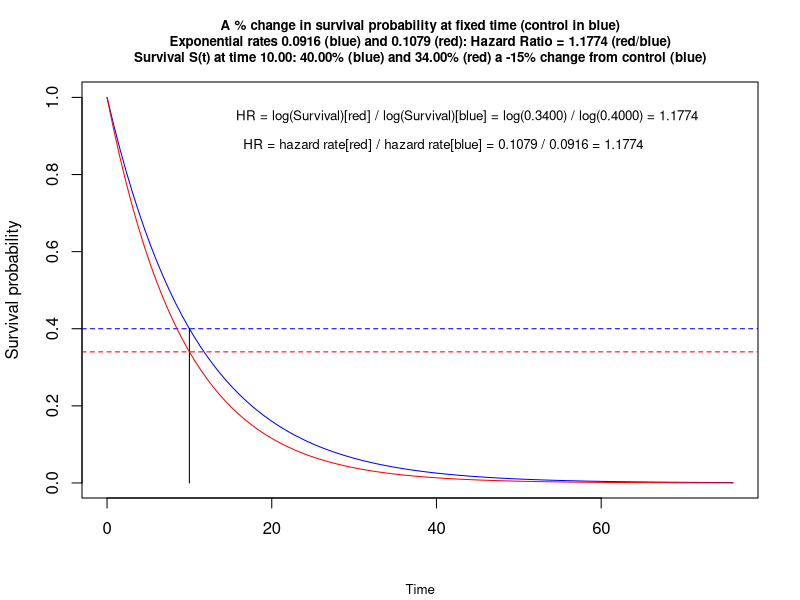

The R script that drew this image: (Note: this script raises an error after producing the figure.)

rm(list=ls())
# rounding functions
p2 <- function(x) {formatC(x, format="f", digits=2)}
p3 <- function(x) {formatC(x, format="f", digits=3)}
p4 <- function(x) {formatC(x, format="f", digits=4)}

# https://stackoverflow.com/questions/3245862/format-numbers-to-significant-figures-nicely-in-r
formatz <- function(x){
  
  if (!is.na(x)  ) {
    
    formatC(signif(x,digits=5), digits=5,format="fg", flag="#",big.mark=",")
    
  }
  
}

formatz0 <- function(x){
  sprintf(x, fmt = '%s')  
}
formatz1 <- function(x){
  sprintf(x, fmt = '%#.1f')  
}
formatz2 <- function(x){
  sprintf(x, fmt = '%#.2f')  
}
formatz00 <- function(x){
  round(x,0) 
}
formatz4 <- function(x){
  sprintf(x, fmt = '%#.4f')  
}

#@@@@@@@@@@@@@@@@@@@@@@@@@@@@@@@@@@@@@@@@@@@@@@@@@@@@@@@@@@@@@@@@@@@@@@@@@@@@@@@@@@@@@@@@@@@@@@@@@@@@
# function % change in survival 
#@@@@@@@@@@@@@@@@@@@@@@@@@@@@@@@@@@@@@@@@@@@@@@@@@@@@@@@@@@@@@@@@@@@@@@@@@@@@@@@@@@@@@@@@@@@@@@@@@@@@# 
#you are given a percentile and time t, then you are given a % change in survival at time t

# blue control
# red treatment

survplot1 <- function( CSurvProp=.4, time1=1, surv.perc.change.improvement=5 ) {  #
  
    #~~~~~~~~~~~~~~~~~~~~~~~~~~~~~~~~~~~~~~~~~~~~~~~~~~~~~~~~~~~~~~~~~~~~~~~~~~~~~~
    # function to plot weibull distribution, shape will always be 1 for exponential
    zp <- function(x, shape, scale)
    pweibull(x, shape=shape, scale=scale, lower.tail=F)
    #~~~~~~~~~~~~~~~~~~~~~~~~~~~~~~~~~~~~~~~~~~~~~~~~~~~~~~~~~~~~~~~~~~~~~~~~~~~~~~
    # control group
    #~~~~~~~~~~~~~~~~~~~~~~~~~~~~~~~~~~~~~~~~~~~~~~~~~~~~~~~~~~~~~~~~~~~~~~~~~~~~~~
    p <-  CSurvProp                                      # percentile survival
    lambda <- -(log(p))/time1                            # constant hazard in control group
    #~~~~~~~~~~~~~~~~~~~~~~~~~~~~~~~~~~~~~~~~~~~~~~~~~~~~~~~~~~~~~~~~~~~~~~~~~~~~~~
    # now the treated group
    #~~~~~~~~~~~~~~~~~~~~~~~~~~~~~~~~~~~~~~~~~~~~~~~~~~~~~~~~~~~~~~~~~~~~~~~~~~~~~~
    i <- 1 + surv.perc.change.improvement/100            # convert % to multiplication factor
    p2 <- (p*i)                                          # apply factor, hypothesized percentile survival in treatment
    p2 <- ifelse(p2>=1, 0.99, p2)                        # ensure within 0-1
    p2 <- ifelse(p2<=0, 0.01, p2)                        # ensure within 0-1
    
    lambda2 <- -log(p2)/time1                            # constant hazard in treatment grp
    
    hr <- lambda2/lambda                                 # hazard ratio, treat / ctrl
    
    surv2 <- 1 - exp(-lambda* time1* hr )                # e^-lambda*t, not used!
    #~~~~~~~~~~~~~~~~~~~~~~~~~~~~~~~~~~~~~~~~~~~~~~~~~~~~~~~~~~~~~~~~~~~~~~~~~~~~~~
    # plotting 
    #~~~~~~~~~~~~~~~~~~~~~~~~~~~~~~~~~~~~~~~~~~~~~~~~~~~~~~~~~~~~~~~~~~~~~~~~~~~~~~
    end <- ceiling(-(log(1-.999)/ lambda))               # for plotting out to 999th percentile
    
    curve(zp(x, shape=1, scale=1/lambda), from=0, to=end, 
          main=paste0("A % change in survival probability at fixed time (control in blue)\n Exponential rates ",
                      formatz4(lambda),         " (blue) and ",
                      formatz4(lambda2),        " (red): Hazard Ratio = ",
                      formatz4(hr), " (red/blue) \nSurvival S(t) at time ",
                      formatz2(time1),             ": ",
                      formatz2(p*100),          "% (blue) and ", 
                      formatz2((p2)*100 ), "% (red) a ",surv.perc.change.improvement, "% change from control (blue)"), 
          cex.main = .8,
          ylab='Survival probability', xlab='', col="blue", 
          sub= "Time" ,  cex.sub=.8)
    #~~~~~~~~~~~~~~~~~~~~~~~~~~~~~~~~~~~~~~~~~~~~~~~~~~~~~
    abline(h=p , col='blue' , lty=2)                 # line showing survival percentile in ctrl
    pp <- ifelse(p<p2,p2,p)                          # v line extends to higher curve
    lines(c(time1 ,time1), c(0 , pp) , col='black')  # vertical line
    #~~~~~~~~~~~~~~~~~~~~~~~~~~~~~~~~~~~~~~~~~~~~~~~~~~~~~
    curve(zp(x, shape=1, scale=1/lambda2), from=0, to=end,     
    ylab='Survival probability', xlab='Time', col="red", add=TRUE)
    abline(h=p2 , col='red' , lty=2)                 #  line showing survival percentile in treat
    #~~~~~~~~~~~~~~~~~~~~~~~~~~~~~~~~~~~~~~~~~~~~~~~~~~~~~
    text(x = end*.575, y = .95,  
         paste0("HR = log(Survival)[red] / log(Survival)[blue] = log(",
                formatz4(p2),                   ") / log(",
                formatz4(p),                 ") = ", 
                formatz4( log(p2)/log(p) ), ""),   # treat/ctrl
         col = "black", 
         cex = .8)
    #~~~~~~~~~~~~~~~~~~~~~~~~~~~~~~~~~~~~~~~~~~~~~~~~~~~~~
    text(x = end*.537, y = .875,  
         paste0(expression("HR = hazard rate[red] / hazard rate[blue] = "),  # treat / ctrl
                formatz4(lambda2),         " / ",
                formatz4(lambda),        " = ",
                formatz4(hr), ""
         ),
         col = "black", 
         cex = .8)
    #~~~~~~~~~~~~~~~~~~~~~~~~~~~~~~~~~~~~~~~~~~~~~~~~~~~~~
    
}
    

survplot1(  CSurvProp=.4, time1=10, surv.perc.change.improvement=-15 ) # %15 worse, red lower

# checking
SF(find="Surv time",             p_survival=.4,  hazard_rate=.0916) 
SF(find="Survival probability",  hazard_rate=.1079, time=10) 
SF(find="Hazard_Rate",           p_survival=.34,  time=10) 
SF(find="Hazard_Rate",           p_survival=.4,  time=10) 

survplot1(  CSurvProp=.5, time1=23, surv.perc.change.improvement= 15 )    # 15% better, red higher
     
#@@@@@@@@@@@@@@@@@@@@@@@@@@@@@@@@@@@@@@@@@@@@@@@@@@@@@@@@@@@@@@@@@@@@@@@@@@@@@@@@@@@@@@@@@@@@@@@@@@@@
# function 2 ARR given  prob survival at fixed time
#@@@@@@@@@@@@@@@@@@@@@@@@@@@@@@@@@@@@@@@@@@@@@@@@@@@@@@@@@@@@@@@@@@@@@@@@@@@@@@@@@@@@@@@@@@@@@@@@@@@@
# blue control, # red treatment

survplot2<- function( CSurvProp=.4, time1=1, ARR=5 ) {  #
  
  #~~~~~~~~~~~~~~~~~~~~~~~~~~~~~~~~~~~~~~~~~~~~~~~~~~~~~~~~~~~~~~~~~~~~~~~~~~~~~~
  # function to plot weibull distribution, shape will always be 1 for exponential
  zp <- function(x, shape, scale)
    pweibull(x, shape=shape, scale=scale, lower.tail=F)
  #~~~~~~~~~~~~~~~~~~~~~~~~~~~~~~~~~~~~~~~~~~~~~~~~~~~~~~~~~~~~~~~~~~~~~~~~~~~~~~
  # control group
  #~~~~~~~~~~~~~~~~~~~~~~~~~~~~~~~~~~~~~~~~~~~~~~~~~~~~~~~~~~~~~~~~~~~~~~~~~~~~~~
  p <-  CSurvProp                                      # percentile survival
  lambda <- -(log(p))/time1                            # constant hazard in control group
  #~~~~~~~~~~~~~~~~~~~~~~~~~~~~~~~~~~~~~~~~~~~~~~~~~~~~~~~~~~~~~~~~~~~~~~~~~~~~~~
  # now the treated group
  #~~~~~~~~~~~~~~~~~~~~~~~~~~~~~~~~~~~~~~~~~~~~~~~~~~~~~~~~~~~~~~~~~~~~~~~~~~~~~~
  p2 <- (p+ARR/100)                                        # apply factor, hypothesized percentile survival in treatment
  p2 <- ifelse(p2>=1, 0.99, p2)                        # ensure within 0-1
  p2 <- ifelse(p2<=0, 0.01, p2)                        # ensure within 0-1
  
  lambda2 <- -log(p2)/time1                            # constant hazard in treatment grp
  
  hr <- lambda2/lambda                                 # hazard ratio, treat / ctrl
  
  surv2 <- 1 - exp(-lambda* time1* hr )                # e^-lambda*t, not used!
  #~~~~~~~~~~~~~~~~~~~~~~~~~~~~~~~~~~~~~~~~~~~~~~~~~~~~~~~~~~~~~~~~~~~~~~~~~~~~~~
  # plotting 
  #~~~~~~~~~~~~~~~~~~~~~~~~~~~~~~~~~~~~~~~~~~~~~~~~~~~~~~~~~~~~~~~~~~~~~~~~~~~~~~
  end <- ceiling(-(log(1-.999)/ lambda))               # for plotting out to 999th percentile
  
  curve(zp(x, shape=1, scale=1/lambda), from=0, to=end, 
        main=paste0("A absolute change in % survival probability at fixed time (control in blue)\n Exponential rates ",
                    formatz4(lambda),         " (blue) and ",
                    formatz4(lambda2),        " (red): Hazard Ratio = ",
                    formatz4(hr), " (red/blue) \nSurvival S(t) at time ",
                    formatz2(time1),             ": ",
                    formatz2(p*100),          "% (blue) and ", 
                    formatz2((p2)*100 ), "% (red) a ",ARR, "% absolute change in survival from control (blue)"), 
        cex.main = .8,
        ylab='Survival probability', xlab='', col="blue", 
        sub= "Time" ,  cex.sub=.8)
  #~~~~~~~~~~~~~~~~~~~~~~~~~~~~~~~~~~~~~~~~~~~~~~~~~~~~~
  abline(h=p , col='blue' , lty=2)                 # line showing survival percentile in ctrl
  pp <- ifelse(p<p2,p2,p)                          # v line extends to higher curve
  lines(c(time1 ,time1), c(0 , pp) , col='black')  # vertical line
  #~~~~~~~~~~~~~~~~~~~~~~~~~~~~~~~~~~~~~~~~~~~~~~~~~~~~~
  curve(zp(x, shape=1, scale=1/lambda2), from=0, to=end,     
        ylab='Survival probability', xlab='Time', col="red", add=TRUE)
  abline(h=p2 , col='red' , lty=2)                 #  line showing survival percentile in treat
  #~~~~~~~~~~~~~~~~~~~~~~~~~~~~~~~~~~~~~~~~~~~~~~~~~~~~~
  text(x = end*.575, y = .95,  
       paste0("HR = log(Survival)[red] / log(Survival)[blue] = log(",
              formatz4(p2),                   ") / log(",
              formatz4(p),                 ") = ", 
              formatz4( log(p2)/log(p) ), ""),   # treat/ctrl
       col = "black", 
       cex = .8)
  #~~~~~~~~~~~~~~~~~~~~~~~~~~~~~~~~~~~~~~~~~~~~~~~~~~~~~
  text(x = end*.537, y = .875,  
       paste0(expression("HR = hazard rate[red] / hazard rate[blue] = "),  # treat / ctrl
              formatz4(lambda2),         " / ",
              formatz4(lambda),        " = ",
              formatz4(hr), ""
       ),
       col = "black", 
       cex = .8)
  #~~~~~~~~~~~~~~~~~~~~~~~~~~~~~~~~~~~~~~~~~~~~~~~~~~~~~
  
}

survplot2(  CSurvProp=.4, time1=10, ARR=1 ) #

survplot2(  CSurvProp=.4, time1=10, ARR=-15 ) #


#@@@@@@@@@@@@@@@@@@@@@@@@@@@@@@@@@@@@@@@@@@@@@@@@@@@@@@@@@@@@@@@@@@@@@@@@@@@@@@@@@@@@@@@@@@@@@@@@@@@@
# function 3 given survival percentile, time and HR 
#@@@@@@@@@@@@@@@@@@@@@@@@@@@@@@@@@@@@@@@@@@@@@@@@@@@@@@@@@@@@@@@@@@@@@@@@@@@@@@@@@@@@@@@@@@@@@@@@@@@@
# blue control, red treatment

survplot3<- function( CSurvProp=.4, time1=1, HR=2 ) {  #
  
  #~~~~~~~~~~~~~~~~~~~~~~~~~~~~~~~~~~~~~~~~~~~~~~~~~~~~~~~~~~~~~~~~~~~~~~~~~~~~~~
  # function to plot weibull distribution, shape will always be 1 for exponential
  zp <- function(x, shape, scale)
    pweibull(x, shape=shape, scale=scale, lower.tail=F)
  #~~~~~~~~~~~~~~~~~~~~~~~~~~~~~~~~~~~~~~~~~~~~~~~~~~~~~~~~~~~~~~~~~~~~~~~~~~~~~~
  # control group
  #~~~~~~~~~~~~~~~~~~~~~~~~~~~~~~~~~~~~~~~~~~~~~~~~~~~~~~~~~~~~~~~~~~~~~~~~~~~~~~
  p <-  CSurvProp                                      # percentile survival
  lambda <- -(log(p))/time1                            # constant hazard in control group
  #~~~~~~~~~~~~~~~~~~~~~~~~~~~~~~~~~~~~~~~~~~~~~~~~~~~~~~~~~~~~~~~~~~~~~~~~~~~~~~
  # now the treated group
  #~~~~~~~~~~~~~~~~~~~~~~~~~~~~~~~~~~~~~~~~~~~~~~~~~~~~~~~~~~~~~~~~~~~~~~~~~~~~~~
  lambda2 <- HR*lambda                                 # constant hazard in treatment grp
  p2 <- exp(-lambda2* time1 )                          # same result as line below
  p2 <- exp(-lambda*  time1* HR )                      
  hr <- HR
  #~~~~~~~~~~~~~~~~~~~~~~~~~~~~~~~~~~~~~~~~~~~~~~~~~~~~~~~~~~~~~~~~~~~~~~~~~~~~~~
  # plotting 
  #~~~~~~~~~~~~~~~~~~~~~~~~~~~~~~~~~~~~~~~~~~~~~~~~~~~~~~~~~~~~~~~~~~~~~~~~~~~~~~
  end <- ceiling(-(log(1-.999)/ lambda))               # for plotting out to 999th percentile
  
  curve(zp(x, shape=1, scale=1/lambda), from=0, to=end, 
        main=paste0("Effect of hazard ratio (HR) of " ,HR," on control in blue, given control survival probability of ",CSurvProp," at time ",time1, "\n Calculated exponential rates ",
                    formatz4(lambda),         " (blue) and ",
                    formatz4(lambda2),        " (red): Hazard Ratio = ",
                    formatz2(hr), " (red/blue) \nSurvival S(t) at time ",
                    formatz2(time1),             ": ",
                    formatz2(p*100),          "% (blue) and ", 
                    formatz2((p2)*100 ), "% (red)"), 
        cex.main = .8,
        ylab='Survival probability', xlab='', col="blue", 
        sub= "Time" ,  cex.sub=.8)
  #~~~~~~~~~~~~~~~~~~~~~~~~~~~~~~~~~~~~~~~~~~~~~~~~~~~~~
  abline(h=p , col='blue' , lty=2)                 # line showing survival percentile in ctrl
  pp <- ifelse(p<p2,p2,p)                          # v line extends to higher curve
  lines(c(time1 ,time1), c(0 , pp) , col='black')  # vertical line
  #~~~~~~~~~~~~~~~~~~~~~~~~~~~~~~~~~~~~~~~~~~~~~~~~~~~~~
  curve(zp(x, shape=1, scale=1/lambda2), from=0, to=end,     
        ylab='Survival probability', xlab='Time', col="red", add=TRUE)
  abline(h=p2 , col='red' , lty=2)                 #  line showing survival percentile in treat
  #~~~~~~~~~~~~~~~~~~~~~~~~~~~~~~~~~~~~~~~~~~~~~~~~~~~~~
  text(x = end*.575, y = .95,  
       paste0("HR = log(Survival)[red] / log(Survival)[blue] = log(",
              formatz4(p2),                   ") / log(",
              formatz4(p),                 ") = ", 
              formatz2( log(p2)/log(p) ), ""),   # treat/ctrl
       col = "black", 
       cex = .8)
  #~~~~~~~~~~~~~~~~~~~~~~~~~~~~~~~~~~~~~~~~~~~~~~~~~~~~~
  text(x = end*.537, y = .875,  
       paste0(expression("HR = hazard rate[red] / hazard rate[blue] = "),  # treat / ctrl
              formatz4(lambda2),         " / ",
              formatz4(lambda),        " = ",
              formatz2(hr), ""
       ),
       col = "black", 
       cex = .8)
  #~~~~~~~~~~~~~~~~~~~~~~~~~~~~~~~~~~~~~~~~~~~~~~~~~~~~~
  
}

survplot3( CSurvProp=.4, time1=1, HR=2 )  
survplot3( CSurvProp=.6, time1=9, HR=.8 )  
survplot3( CSurvProp=.5, time1=6, HR=2/3 )  
#@@@@@@@@@@@@@@@@@@@@@@@@@@@@@@@@@@@@@@@@@@@@@@@@@@@@@@@@@@@@@@@@@@@@@@@@@@@@@@@@@@@@@@@@@@@@@@@@@@@@
# function 4  
#@@@@@@@@@@@@@@@@@@@@@@@@@@@@@@@@@@@@@@@@@@@@@@@@@@@@@@@@@@@@@@@@@@@@@@@@@@@@@@@@@@@@@@@@@@@@@@@@@@@@
# blue control, red treatment


# ACT absolute change in time

# blue control
# red treatment

survplot4 <- function( CSurvProp=.4, time1=1, surv.perc.change.improvement=50 ) {  #
  
  #~~~~~~~~~~~~~~~~~~~~~~~~~~~~~~~~~~~~~~~~~~~~~~~~~~~~~~~~~~~~~~~~~~~~~~~~~~~~~~
  # function to plot weibull distribution, shape will always be 1 for exponential
  zp <- function(x, shape, scale)
    pweibull(x, shape=shape, scale=scale, lower.tail=F)
  #~~~~~~~~~~~~~~~~~~~~~~~~~~~~~~~~~~~~~~~~~~~~~~~~~~~~~~~~~~~~~~~~~~~~~~~~~~~~~~
  # control group
  #~~~~~~~~~~~~~~~~~~~~~~~~~~~~~~~~~~~~~~~~~~~~~~~~~~~~~~~~~~~~~~~~~~~~~~~~~~~~~~
  p <-  CSurvProp                                      # percentile survival
  lambda <- -(log(p))/time1                            # constant hazard in control group
  #~~~~~~~~~~~~~~~~~~~~~~~~~~~~~~~~~~~~~~~~~~~~~~~~~~~~~~~~~~~~~~~~~~~~~~~~~~~~~~
  # now the treated group
  #~~~~~~~~~~~~~~~~~~~~~~~~~~~~~~~~~~~~~~~~~~~~~~~~~~~~~~~~~~~~~~~~~~~~~~~~~~~~~~
  i <- 1 + surv.perc.change.improvement/100            # convert % to multiplication factor
  time2 <- (time1*i)                                   # apply factor, hypothesized % survival change in treatment
  lambda2 <- -log(p)/time2                             # constant hazard in treatment grp
  
  hr <- lambda2/lambda                                 # hazard ratio, treat / ctrl
  
  surv2 <- 1 - exp(-lambda* time1* hr )                # e^-lambda*t, not used!
  #~~~~~~~~~~~~~~~~~~~~~~~~~~~~~~~~~~~~~~~~~~~~~~~~~~~~~~~~~~~~~~~~~~~~~~~~~~~~~~
  # plotting 
  #~~~~~~~~~~~~~~~~~~~~~~~~~~~~~~~~~~~~~~~~~~~~~~~~~~~~~~~~~~~~~~~~~~~~~~~~~~~~~~
  end <- ceiling(-(log(1-.999)/ lambda))               # for plotting out to 999th percentile
  
  curve(zp(x, shape=1, scale=1/lambda), from=0, to=end, 
        main=paste0("A % change in survival at fixed survival probability (control in blue)\n Exponential rates ",
                    formatz4(lambda),         " (blue) and ",
                    formatz4(lambda2),        " (red): Hazard Ratio = ",
                    formatz4(hr), " (red/blue) \nTime at survival quantile ",
                    formatz2(p*100),             "%: ",
                    formatz2(time1),          " (blue) and ", 
                    formatz2(time2 ), " (red) a ",surv.perc.change.improvement, "% change with reference to control (blue)"), 
        cex.main = .8,
        ylab='Survival probability', xlab='', col="blue", 
        sub= "Time\n*In the case of exponential distributions, the reciprocal of the ratio of medians (or any other quantile) gives e(b). \nFor example, if we want to detect a 50% increase in median survival time, we would set e(Beta) = 2/3" , cex.sub=.8)
  #~~~~~~~~~~~~~~~~~~~~~~~~~~~~~~~~~~~~~~~~~~~~~~~~~~~~~
  abline(h=p , col='blue' , lty=2)                 # line showing survival percentile in ctrl
  pp <- ifelse(p<p2,p2,p)                          # v line extends to higher curve
  lines(c(time1 ,time1), c(0 , p) , col='blue', lty=2)  # vertical line
  #~~~~~~~~~~~~~~~~~~~~~~~~~~~~~~~~~~~~~~~~~~~~~~~~~~~~~
  curve(zp(x, shape=1, scale=1/lambda2), from=0, to=end,     
        ylab='Survival probability', xlab='Time', col="red", add=TRUE)
  #abline(h=p2 , col='red' , lty=2)                 #  line showing survival percentile in treat
  lines(c(time2 ,time2), c(0 , p) , col='red', lty=2)
 
  #~~~~~~~~~~~~~~~~~~~~~~~~~~~~~~~~~~~~~~~~~~~~~~~~~~~~~
  text(x = end*.575, y = .95,  
       paste0("*HR = (Survival)[blue] / (Survival)[red] = ",
              formatz4(time1),                   " / ",
              formatz4(time2),                 " = ", 
              formatz4( (time1)/(time2) ), ""),   # treat/ctrl
       col = "black", 
       cex = .8)
  #~~~~~~~~~~~~~~~~~~~~~~~~~~~~~~~~~~~~~~~~~~~~~~~~~~~~~
  text(x = end*.584, y = .875,  
       paste0(expression("HR = hazard rate[red] / hazard rate[blue] = "),  # treat / ctrl
              formatz4(lambda2),         " / ",
              formatz4(lambda),        " = ",
              formatz4(hr), ""
       ),
       col = "black", 
       cex = .8)
  #~~~~~~~~~~~~~~~~~~~~~~~~~~~~~~~~~~~~~~~~~~~~~~~~~~~~~
  
}


survplot4(  CSurvProp=.4, time1=10, surv.perc.change.improvement=50 ) # 
survplot4(  CSurvProp=.4, time1=10, surv.perc.change.improvement=-50 ) #  
 

# Reproduce Nquery example 
# “Using an unstratified log-rank test at the one-sided 2.5% significance level, a 
# total of 282 events would allow 92.6% power to demonstrate a 33% risk reduction
# (hazard ratio for RAD/placebo of about 0.67, as calculated from an anticipated 
#   50% increase in median PFS, from 6 months in placebo arm to 9 months in the RAD001 arm).
# With a uniform accrual of approximately 23 patients per month over 74 weeks and a minimum 
# follow up of 39 weeks, a total of 352 patients would be required to obtain 282 PFS events,
# assuming an exponential progression-free survival distribution with a median of 6 months 
# in the Placebo arm and of 9 months in RAD001 arm. With an estimated 10% lost to follow up patients, 
# a total sample size of 392 patients should be randomized.”


survplot4(  CSurvProp=.5, time1=6, surv.perc.change.improvement=50 ) 


































